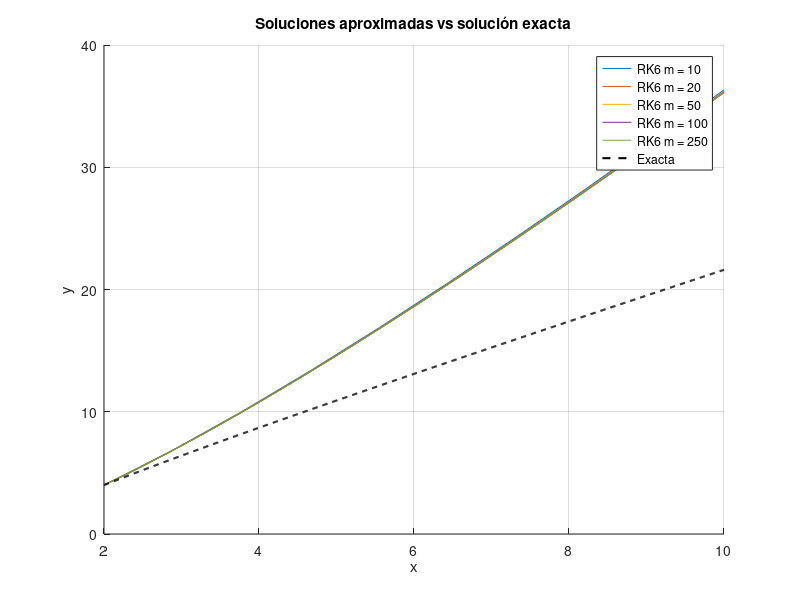

MATLAB code to generate this figure:
function pregunta_1()
  clc;
  clear;

  % Parámetros iniciales
  a = 2;
  b = 10;
  y0 = 4;
  ms = [10, 20, 50, 100, 250];

  % Solución exacta
  y_exacta = @(x) log(x / 2) + 2 * x;

  % Crear gráfico
  figure;
  hold on;
  colors = lines(length(ms));

  for i = 1:length(ms)
    m = ms(i);
    [x, y] = runge_kutta_6(a, b, y0, m);
    plot(x, y, 'Color', colors(i,:), 'DisplayName', sprintf('RK6 m = %d', m));
  end

  % Graficar la solución exacta
  x_exacto = linspace(a, b, 1000);
  y_exacto = y_exacta(x_exacto);
  plot(x_exacto, y_exacto, 'k--', 'LineWidth', 1.5, 'DisplayName', 'Exacta');

  xlabel('x');
  ylabel('y');
  title('Soluciones aproximadas vs solución exacta');
  legend show;
  grid on;
  hold off;
end

% Función principal Runge-Kutta orden 6
function [x, y] = runge_kutta_6(a, b, y0, m)
  h = (b - a) / (m - 1);       % Paso
  x = linspace(a, b, m);      % Vector de puntos x
  y = zeros(1, m);            % Vector de soluciones y
  y(1) = y0;

  for n = 1:(m - 1)
    k1 = h * f(x(n), y(n));
    k2 = h * f(x(n) + h/3, y(n) + k1/3);
    k3 = h * f(x(n) + 2*h/5, y(n) + (4*k1 + 6*k2)/25);
    k4 = h * f(x(n) + h/2, y(n) + (k1 - 12*k2 + 15*k3)/4);
    k5 = h * f(x(n) + 2*h/3, y(n) + (6*k1 + 90*k2 - 50*k3 + 8*k4)/81);
    k6 = h * f(x(n) + 4*h/5, y(n) + (6*k1 + 36*k2 + 10*k3 + 8*k4)/75);
    y(n + 1) = y(n) + (23*k1 + 125*k2 - 81*k3 + 125*k6)/192;
  end
end

% Función f(x, y) = (x + y) / x
function dy = f(x, y)
  dy = (x + y) / x;
end

